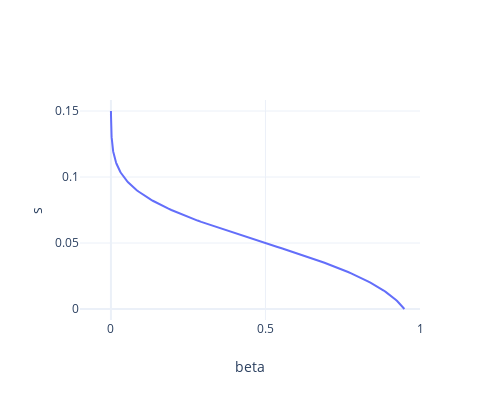

The notebook cell saved with this chart:
### Code cell
z_alpha = 1.64   # one-sided test with alpha = 5%
s = np.arange(0, 0.15 + 0.001, 0.001)
L = 360
p = 0.25
beta = calc_beta(s=s, L=L, p=p)

show_plot([make_scatter(beta, s, mode="lines", show_legend=False)],
          make_layout(width=500, height=400, x_range=(-0.1,1), x_title="beta", y_title="s"),
          out_fname="beta_s_plot_l360_p0.25.svg")

### Figure 1 — Plotly figure (JSON) as saved in the notebook; plotly's stock layout.template omitted (floating-point values rounded to 4 significant figures; data arrays with more than 128 entries replaced by an {"elided": "..."} marker saying what was removed)
{"data": [{"marker": {"size": 5}, "mode": "lines", "showlegend": false, "type": "scatter", "x": {"elided": "151 float values"}, "y": {"elided": "151 float values"}}], "layout": {"height": 400, "hovermode": "closest", "width": 500, "xaxis": {"range": [-0.1, 1], "showgrid": true, "title": {"text": "beta"}}, "yaxis": {"showgrid": true, "title": {"text": "s"}}}}
